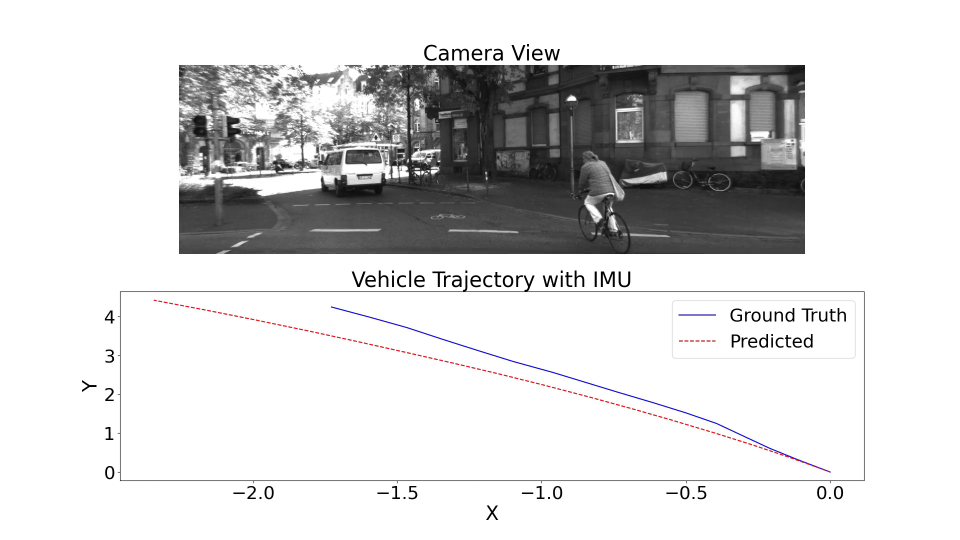
#> input picture frame 15 of GPS_IMU_FUSION/vehicle_trajectory_with_imu.mp4, 1920 x 1080 px, given in place of video.mp4, which was not available (shown at 1/2 size)
$ python 'main copy.py'
#> lines starting #> are read from the running program, lines starting #| are printed output that depends on the picture; after the words box and inside, x2 and y2 are one past the last pixel; in counts of white or black regions, pixels touching at a corner belong together; pictures that were not available may be replaced by others from this repository, and a replacement may not be noted
import numpy as np
import cv2
import matplotlib.pyplot as plt
import time

if __name__ == "__main__":
    data_path = "data/video.mp4"

    cap = cv2.VideoCapture(data_path)
    if not cap.isOpened():
        print("Error: Could not open video file")
        exit()

    while True:
        ret, frame = cap.read()
#> frame is the input picture: shape (1080, 1920, 3); mean B, G, R 216.1, 215.9, 216.1
        if not ret:
            print("Error: Could not read frame")
            exit()

        gray = cv2.cvtColor(frame, cv2.COLOR_BGR2GRAY)
        hsv = cv2.cvtColor(frame, cv2.COLOR_BGR2HSV)
#> hsv: shape (1080, 1920, 3); mean H, S, V 1.5, 0.6, 216.4
        h = hsv[:, :, 0]
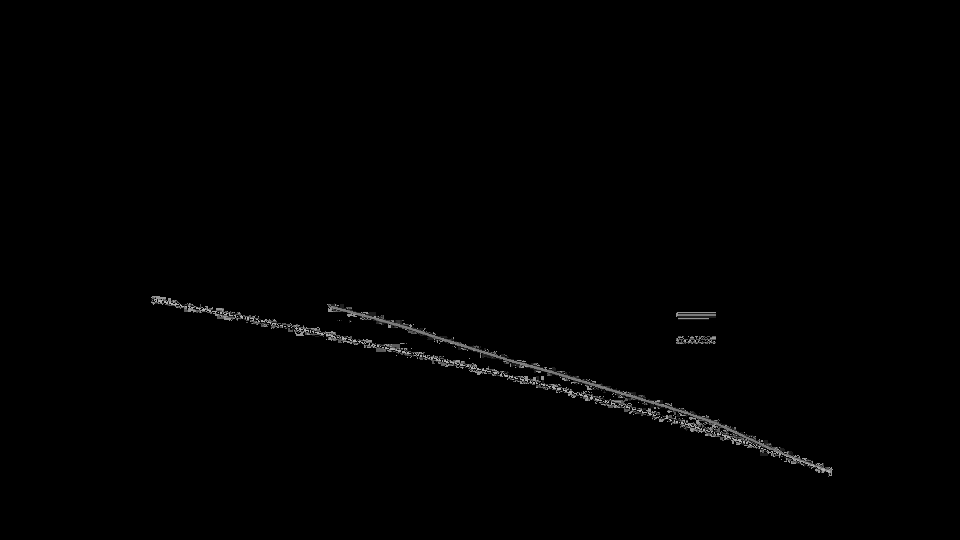
#> h: shape (1080, 1920) (shown at 1/2 size); min 0, max 179, mean 1.5
        threshold_value = 200  # 0~255 사이의 값
        _, thresh = cv2.threshold(gray, threshold_value, 255, cv2.THRESH_BINARY)
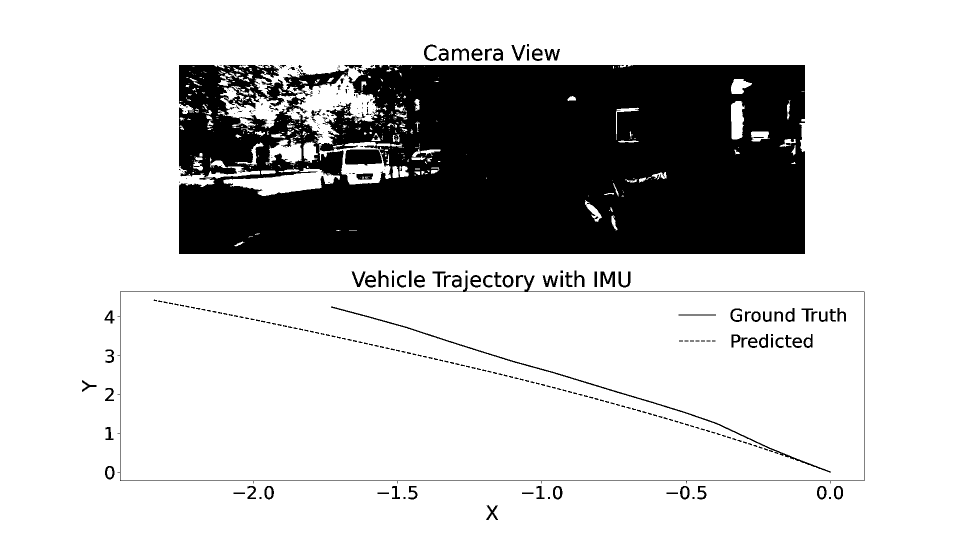
#> thresh: shape (1080, 1920) (shown at 1/2 size); 78.3% white; 344 black regions (158 under 20 px), largest, box (x1, y1, x2, y2) and area: (358, 130, 1610, 508) 420370, (235, 551, 1729, 967) 4174, (662, 613, 1662, 945) 2878
        _, thresh_h = cv2.threshold(h, 70, 255, cv2.THRESH_BINARY)
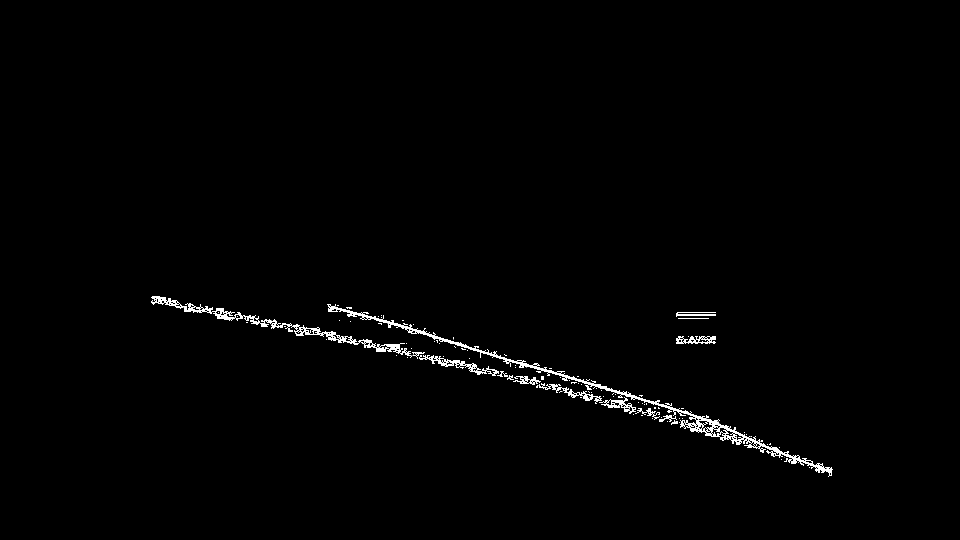
#> thresh_h: shape (1080, 1920) (shown at 1/2 size); 1% white; 126 white regions (96 under 20 px), largest, box (x1, y1, x2, y2) and area: (654, 608, 1666, 954) 9725, (302, 592, 520, 650) 2193, (522, 638, 718, 690) 1741

        kernel = np.ones((5,5), np.uint8)
        opening = cv2.morphologyEx(thresh, cv2.MORPH_OPEN, kernel)
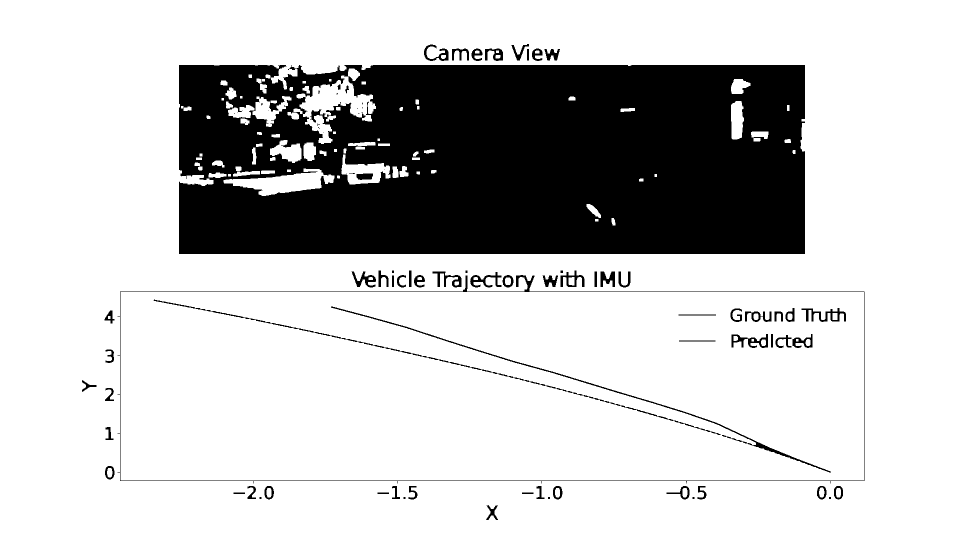
#> opening: shape (1080, 1920) (shown at 1/2 size); 77.7% white; 87 black regions (24 under 20 px), largest, box (x1, y1, x2, y2) and area: (358, 130, 1610, 508) 435325, (235, 550, 1729, 967) 4363, (662, 613, 1662, 945) 3265
        closing_h = cv2.morphologyEx(thresh_h, cv2.MORPH_ERODE, kernel)
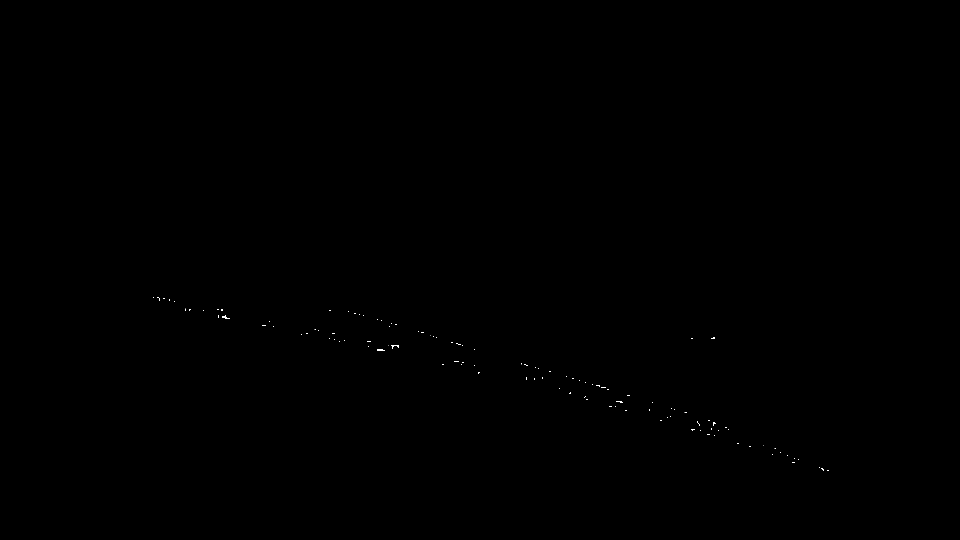
#> closing_h: shape (1080, 1920) (shown at 1/2 size); 0.05% white in thin lines or dots, all inside (x1, y1, x2, y2) = (306, 594, 1658, 942)

        delete_noise = np.clip(opening.astype(np.int32) - closing_h, 0, 255).astype(np.uint8)
#> delete_noise: shape (1080, 1920); 77.7% white; 144 black regions (75 under 20 px), largest, box (x1, y1, x2, y2) and area: (358, 130, 1610, 508) 435325, (235, 550, 1729, 967) 4363, (662, 613, 1662, 945) 3302

        result = np.hstack((gray, opening))
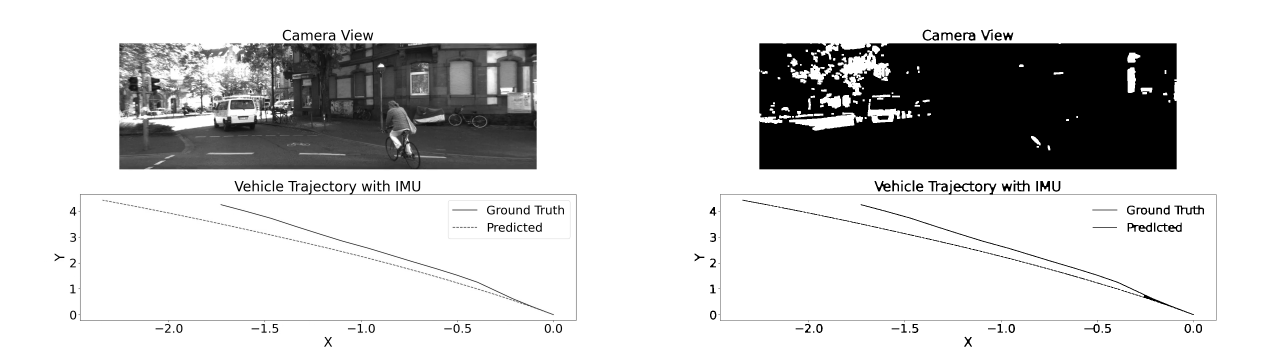
#> result: shape (1080, 3840) (shown at 1/3 size); min 0, max 255, mean 207.1
        result1 = np.hstack((h, delete_noise))
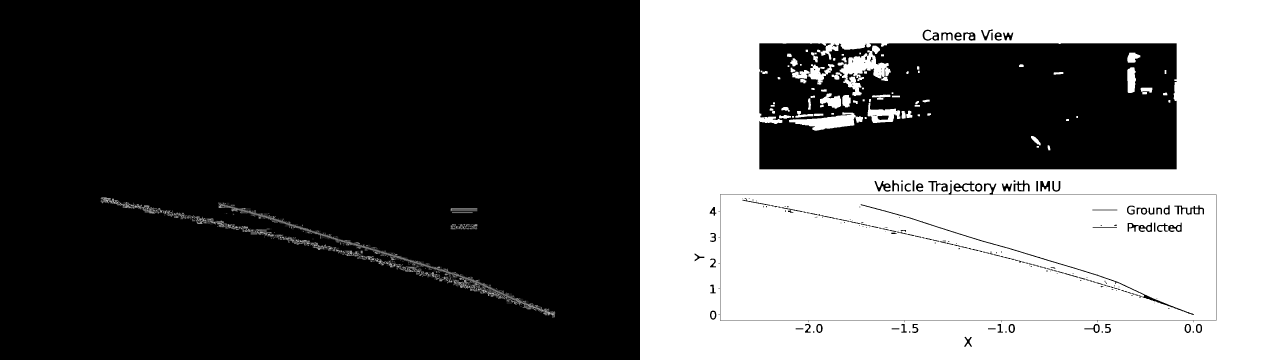
#> result1: shape (1080, 3840) (shown at 1/3 size); min 0, max 255, mean 99.7
#> (the run stopped early here; a loop or call above may not have finished)

$ run again, starting later in the video
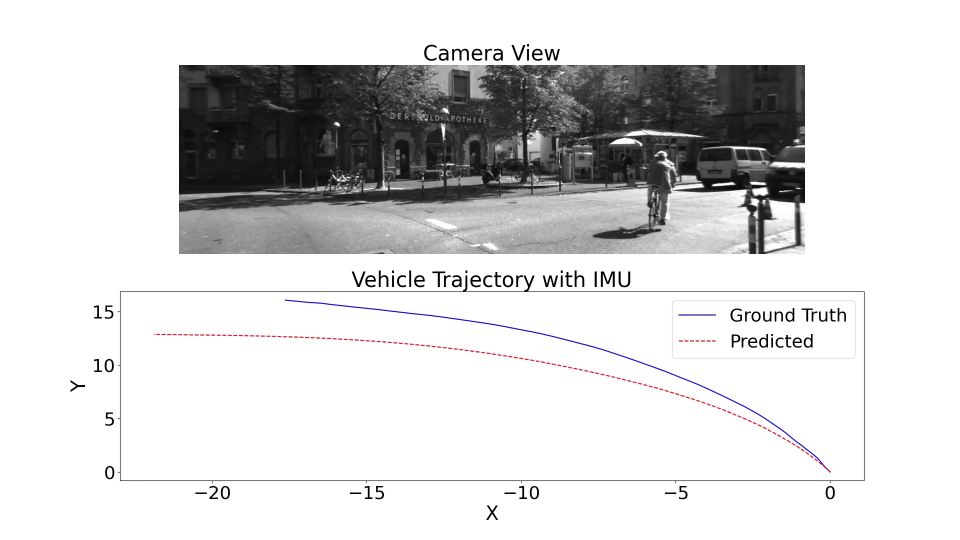
#> input picture frame 69 of GPS_IMU_FUSION/vehicle_trajectory_with_imu.mp4, 1920 x 1080 px, given in place of video.mp4, which was not available (shown at 1/2 size)
#> frame is the input picture: shape (1080, 1920, 3); mean B, G, R 215.4, 215.2, 215.4
#> hsv: shape (1080, 1920, 3); mean H, S, V 1.7, 0.6, 215.7
#> `_, thresh = cv2.threshold(gray, threshold_value, 255, cv2.THRESH_BINARY)`:
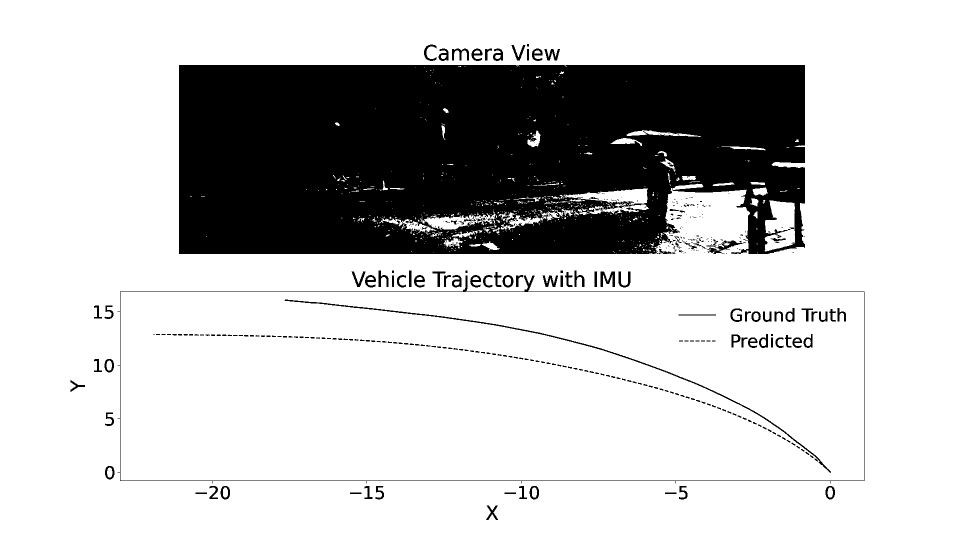
#> thresh: shape (1080, 1920) (shown at 1/2 size); 78% white; 403 black regions (212 under 20 px), largest, box (x1, y1, x2, y2) and area: (358, 130, 1610, 508) 429497, (235, 551, 1729, 967) 4168, (569, 599, 1662, 946) 3118
#> thresh_h: shape (1080, 1920); 1.2% white; 196 white regions (154 under 20 px), largest, box (x1, y1, x2, y2) and area: (566, 590, 1666, 954) 10810, (1036, 704, 1220, 760) 1790, (344, 654, 520, 682) 1689
#> opening: shape (1080, 1920); 77.4% white; 101 black regions (29 under 20 px), largest, box (x1, y1, x2, y2) and area: (358, 130, 1610, 508) 441311, (235, 550, 1729, 967) 4357, (569, 599, 1662, 946) 3449
#> closing_h: shape (1080, 1920); 0.08% white in thin lines or dots, all inside (x1, y1, x2, y2) = (354, 600, 1660, 944)
#> delete_noise: shape (1080, 1920); 77.4% white; 137 black regions (59 under 20 px), largest, box (x1, y1, x2, y2) and area: (358, 130, 1610, 508) 441311, (235, 550, 1729, 967) 4357, (569, 599, 1662, 946) 3551
#> `result1 = np.hstack((h, delete_noise))`:
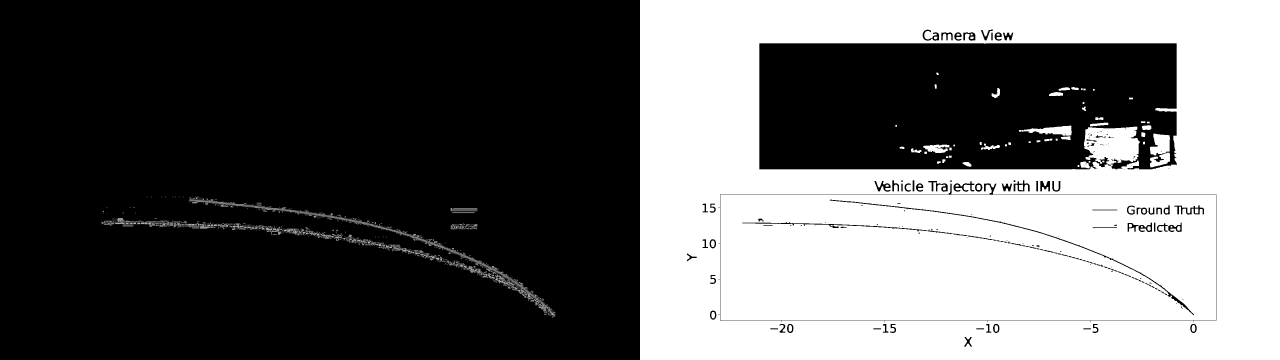
#> result1: shape (1080, 3840) (shown at 1/3 size); min 0, max 255, mean 99.5

$ run again, starting later in the video
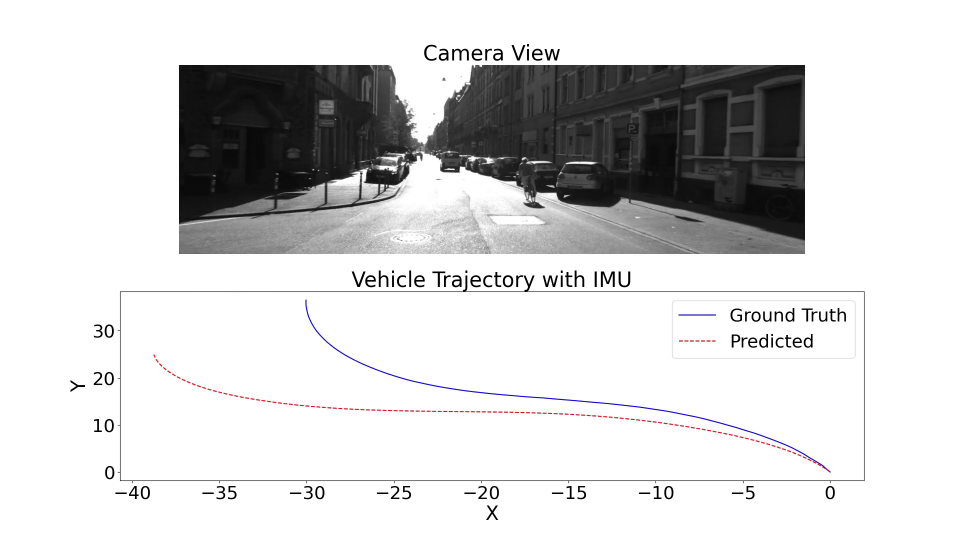
#> input picture frame 123 of GPS_IMU_FUSION/vehicle_trajectory_with_imu.mp4, 1920 x 1080 px, given in place of video.mp4, which was not available (shown at 1/2 size)
#> frame is the input picture: shape (1080, 1920, 3); mean B, G, R 213.7, 213.4, 213.6
#> hsv: shape (1080, 1920, 3); mean H, S, V 1.6, 0.6, 213.9
#> `_, thresh = cv2.threshold(gray, threshold_value, 255, cv2.THRESH_BINARY)`:
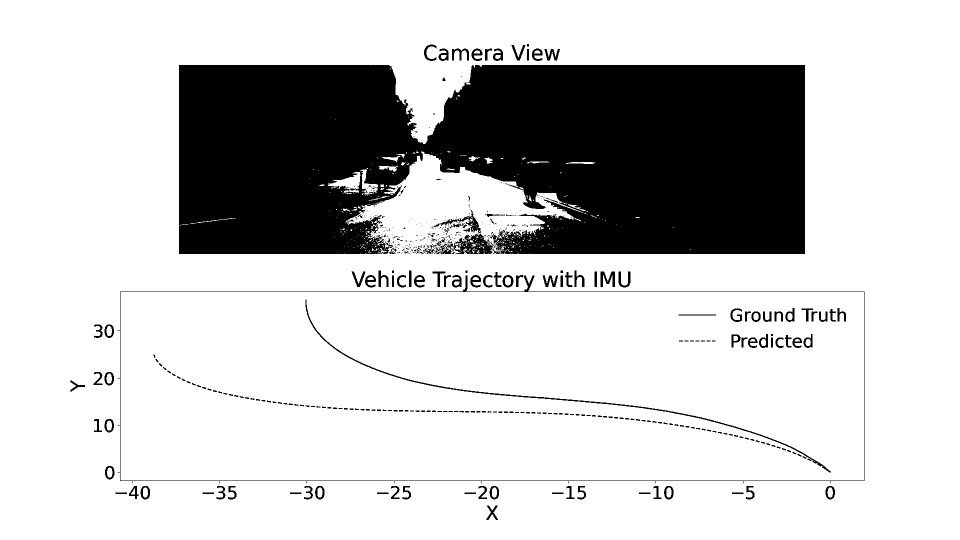
#> thresh: shape (1080, 1920) (shown at 1/2 size); 78.8% white; 522 black regions (316 under 20 px), largest, box (x1, y1, x2, y2) and area: (358, 130, 1610, 508) 408873, (235, 551, 1729, 967) 4188, (611, 599, 1662, 945) 3119
#> thresh_h: shape (1080, 1920); 1.1% white; 214 white regions (178 under 20 px), largest, box (x1, y1, x2, y2) and area: (606, 590, 1666, 952) 11201, (732, 814, 994, 836) 2118, (1264, 832, 1380, 862) 1071
#> opening: shape (1080, 1920); 78.3% white; 122 black regions (42 under 20 px), largest, box (x1, y1, x2, y2) and area: (358, 130, 1610, 508) 419349, (373, 599, 1662, 945) 6296, (235, 550, 1729, 967) 4377
#> closing_h: shape (1080, 1920); 0.1% white in thin lines or dots, all inside (x1, y1, x2, y2) = (304, 600, 1662, 941)
#> delete_noise: shape (1080, 1920); 78.3% white; 151 black regions (61 under 20 px), largest, box (x1, y1, x2, y2) and area: (358, 130, 1610, 508) 419349, (373, 599, 1662, 945) 6878, (235, 550, 1729, 967) 4377
#> `result1 = np.hstack((h, delete_noise))`:
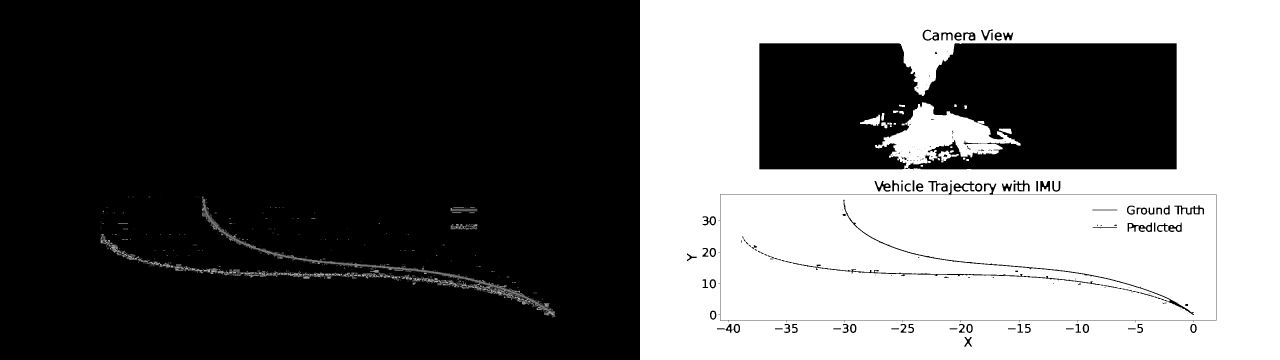
#> result1: shape (1080, 3840) (shown at 1/3 size); min 0, max 255, mean 100.6
